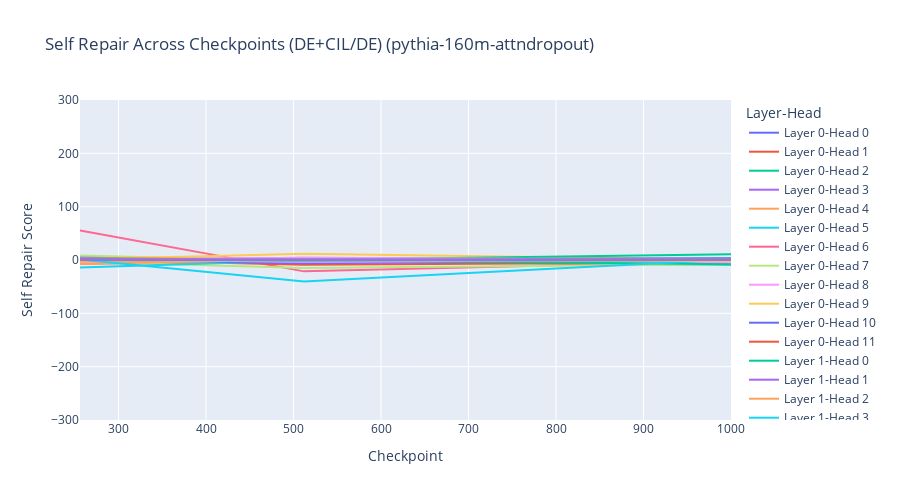

Notebook code for this chart:
### Code cell
df = plot_all_heads(MODEL_TO_VIEW, data, plot_everything=True, top_k_per_checkpoint=5, top_k=5)
